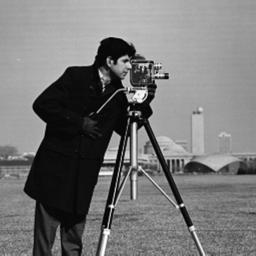
#> input picture img_encryption/images/grey/cameraman.jpg, 256 x 256 px
$ python sensity.py
#> lines starting #> are read from the running program, lines starting #| are printed output that depends on the picture
### img_encryption/CDBEA/encrypt.py
# -*-coding:utf-8 -*-

"""
# File       : encrypt.py
# Time       ：2024/10/8 0:14
# Author     ：chenyu
# version    ：python 3.8
# Description：加密算法
"""
from math import floor
import cv2
import numpy as np
import os
from random import uniform
from copy import deepcopy

from CDBEA.utils import img_bit_decomposition, gen_keys
from CDBEA.chaos.PWLCW import PWLCM
from CDBEA.dna import sbn, permutation, DNA_encoding, DNA_decoding, DNA_operation


def encrypt(
        img_path,
        x0=None, h0=None, rounds=None, discard=None,  # keys
        params_path='params.npz',  # the path of saved params
        use_params=False,  # if to use used params
):
    # initialization
    if not use_params:
        x0 = uniform(1e-16, 1 - 1e-16) if not x0 else x0
        h0 = uniform(1e-16, 0.5 - 1e-16) if not h0 else h0
        rounds = 1 if not rounds else rounds
        discard = 1000 if not discard else discard
    else:
        use_params_path = f"./params/{params_path}"
        if os.path.exists(use_params_path):
            params = np.load(use_params_path)
            x0 = params['x0']
            h0 = params['h0']
            rounds = params['rounds']
            discard = params['discard']
        else:
            raise FileNotFoundError(f"can not find the params file: {use_params_path}")

    filename = img_path.split('/')[-1].split('.')
    filename, ext = filename[0], filename[-1]
    encrypt_img_path = f"{filename}_encrypt.png"
    # get img (grey img supported)
    img = cv2.imread(img_path, cv2.IMREAD_GRAYSCALE)
    H, W = img.shape
    length = 4 * 1 * H * W
    print(f"ENCRYPTION: img resolution is {H} * {W}")

    # get params
    keys = {
        'x0': x0,
        'h0': h0,
        'rounds': rounds,
        'discard': discard
    }
    x_list, h_list, d_list = gen_keys(keys)

    bitplanes = img_bit_decomposition(img)  # Image bit plane decomposition
    bitplanes = bitplanes[::-1, :, :]  # reverse
    a1 = bitplanes[:4, :, :].ravel()  # high bits
    a2 = bitplanes[4:, :, :].ravel()  # low bits

    # start to encryption
    for i in range(rounds):
        # gen keys_round
        k = np.array(PWLCM(x_list[i], h_list[i], 2 * length + d_list[i])[d_list[i]:])
        k1, k2 = k[::2], k[1::2]

        k11 = np.round(k1 * 1e8).astype(np.uint8) % 2
        k22 = np.round(k2 * 1e8).astype(np.uint8) % 2
        # decide which rule to use
        rule_num = (sum(k11) + sum(k22)) % 8
        k33 = np.bitwise_xor(k11, k22)
        # confusion:sbn+permutation
        # 单碱基突变
        a1, a2 = sbn(a1, a2, k33)

        # permutation
        k1_index = np.argsort(k1)
        a1, a2 = permutation(a1, a2, k1_index)

        # diffusion:dna operation
        k_op = np.round(k2 * 1e8).astype(np.uint8) % 7

        a_dna = DNA_encoding(a1, a2, rule_num)
        k_dna = DNA_encoding(k11, k22, rule_num)
        a_new_dna = DNA_operation(a_dna, k_dna, k_op)
        a1, a2 = DNA_decoding(a_new_dna, rule_num)

    # composition the encrypted img
    C = np.append(a1, a2).reshape(8, H, W)
    res = np.zeros((H, W), dtype=np.uint8)
    for i in range(8):
        tmp = C[i, :, :] << i
        res = cv2.bitwise_or(res, tmp)

    if not os.path.exists('./result'):
        os.mkdir('./result')
    # save img
    save_path = os.path.join('./result', encrypt_img_path)
    cv2.imwrite(save_path, res)

    # save params
    if not use_params:
        if not os.path.exists('./params'):
            os.mkdir('./params')
        np.savez(f'./params/{params_path}', x0=x0, h0=h0, rounds=rounds, discard=discard)
    print("ENCRYPTION DONE!")
    return res, save_path


# [3 lines that do not run on import are left out]

### img_encryption/CDBEA/chaos/PWLCW.py
# -*-coding:utf-8 -*-

"""
# File       : PWLCW
# Time       ：2024/10/7 0:52
# Author     ：chenyu
# version    ：python 3.8
# Description：
"""
# chaotic map
# x0:init value; h:control para; num:len of the seq
def PWLCM(x0, h, num):
    pwlcm = [0] * num
    pwlcm[0] = x0
    for i in range(1, num):
        if 0 < pwlcm[i - 1] < h:
            pwlcm[i] = pwlcm[i - 1] / h
        elif h <= pwlcm[i - 1] < 0.5:
            pwlcm[i] = (pwlcm[i - 1] - h) / (0.5 - h)
        elif 0.5 <= pwlcm[i - 1] < 1 - h:
            pwlcm[i] = (1 - pwlcm[i - 1] - h) / (0.5 - h)
        elif 1 - h <= pwlcm[i - 1] < 1:
            pwlcm[i] = (1 - pwlcm[i - 1]) / h
        else:
            raise ValueError("xi must be in [0, 1]")
    return pwlcm


# [3 lines that do not run on import are left out]

### img_encryption/CDBEA/utils.py
# -*-coding:utf-8 -*-

"""
# File       : utils
# Time       ：2024/10/8 0:15
# Author     ：chenyu
# version    ：python 3.8
# Description：
"""
import cv2
from numpy import uint8, zeros
from math import floor

from CDBEA.chaos.PWLCW import PWLCM

# Image bit plane decomposition
def img_bit_decomposition(img):
    m, n = img.shape
    r = zeros((8, m, n), dtype=uint8)
    for i in range(8):
        r[i, :, :] = cv2.bitwise_and(img, 2 ** i)
        mask = r[i, :, :] > 0
        r[i, mask] = 1
    return r

def gen_keys(keys):
    x0, h0, rounds, discard = keys['x0'], keys['h0'], keys['rounds'], keys['discard']
    # use chaos map to gen key_gen
    x_list = []
    h_list = []
    d_list = []
    seq = PWLCM(x0, h0, discard + rounds * 3)[discard:]
    for i in range(rounds):
        x_list.append(seq[i * 3])
        h_list.append(seq[i * 3 + 1] / 2)
        d_list.append(floor(seq[i * 3 + 2] * 1e14) % 900 + 100)
    return x_list, h_list, d_list

### img_encryption/CDBEA/dna.py
# -*-coding:utf-8 -*-

"""
# File       : operator
# Time       ：2024/10/7 19:20
# Author     ：chenyu
# version    ：python 3.8
# Description：DNA算子
"""
import numpy as np
import copy as deepcopy

# 编码规则 A,C,G,T:0,1,2,3
Rules = [
    [0, 1, 2, 3],
    [0, 2, 1, 3],
    [3, 1, 2, 0],
    [3, 2, 1, 0],
    [1, 0, 3, 2],
    [1, 3, 0, 2],
    [2, 0, 3, 1],
    [2, 3, 0, 1]
]

# operator:0-6
# addition subtraction multiplication exclusive-or/nor
# 左移 右移
Operator = np.array([
    [
        [1, 0, 3, 2],
        [0, 1, 2, 3],
        [3, 2, 1, 0],
        [2, 3, 0, 1]
    ],
    [
        [1, 2, 3, 0],
        [0, 1, 2, 3],
        [3, 0, 1, 2],
        [2, 3, 0, 1]
    ],
    [
        [3, 2, 0, 1],
        [2, 3, 1, 0],
        [1, 0, 3, 2],
        [0, 1, 2, 3]
    ],
    [
        [0, 1, 2, 3],
        [1, 0, 3, 2],
        [2, 3, 0, 1],
        [3, 2, 1, 0]
    ],
    [
        [3, 2, 1, 0],
        [2, 3, 0, 1],
        [1, 0, 3, 2],
        [0, 1, 2, 3]
    ],
    [
        [0, 1, 2, 3],
        [1, 2, 3, 0],
        [2, 3, 0, 1],
        [3, 0, 1, 2]
    ],
    [
        [0, 3, 2, 1],
        [1, 0, 3, 2],
        [2, 1, 0, 3],
        [3, 2, 1, 0]
    ]
])

# 单碱基突变
def sbn(arr1, arr2, swap_mask):
    # 确保输入数组的长度相同
    if len(arr1) != len(arr2) or len(arr1) != len(swap_mask):
        raise ValueError("所有数组必须具有相同的长度")
    # 将 01 数组转换为布尔数组
    swap_mask = swap_mask.astype(bool)
    # 创建输出数组
    new_arr1 = np.copy(arr1)
    new_arr2 = np.copy(arr2)

    # 根据布尔掩码进行互换
    new_arr1[swap_mask], new_arr2[swap_mask] = arr2[swap_mask], arr1[swap_mask]

    return new_arr1, new_arr2

# permutation
def permutation(l1, l2, l_idx):
    # 绑定数组并根据下标数组进行置换
    combined = np.stack((l1, l2), axis=0)
    new_array = np.empty_like(combined)
    new_array[:, l_idx] = combined
    a, b = new_array
    return a, b

# permutation_reverse
def permutation_reverse(l1, l2, l_idx):
    # 绑定数组并根据下标数组进行置换
    combined = np.stack((l1, l2), axis=0)
    new_array = np.empty_like(combined)
    # 根据下标数组重排
    new_array = combined[:, l_idx]
    a, b = new_array
    return a, b


def DNA_encoding(l1, l2, r):
    x = l1 * 2 + l2
    assert max(x) < 4
    rule = np.array(Rules[r])
    result = rule[x]
    return result


def DNA_decoding(x, r):
    assert max(x) < 4
    rule = Rules[r]
    x = np.array([rule.index(i) for i in x], dtype=np.uint8)
    high_bits = (x//2)%2
    low_bits = x%2
    return high_bits, low_bits


# DNA 运算
def DNA_operation(l1, l2, l_op):
    # 获取每个操作的结果
    l_new = np.array([Operator[op][l1[i]][l2[i]] for i, op in enumerate(l_op)])
    return l_new

### img_encryption/CDBEA/decrypt.py
# -*-coding:utf-8 -*-

"""
# File       : decryption
# Time       ：2024/10/8 22:15
# Author     ：chenyu
# version    ：python 3.8
# Description：
"""
import cv2
import numpy as np
from CDBEA.utils import gen_keys, img_bit_decomposition
from CDBEA.chaos.PWLCW import PWLCM
from CDBEA.dna import sbn, permutation, permutation_reverse, DNA_decoding, DNA_encoding, DNA_operation


def decrypt(encrypt_img_path, raw_img_path=None, params_path='params.npz'):
    # load key
    npz_file = np.load(f"./params/{params_path}")
    x0, h0, rounds, discard = \
        npz_file['x0'], \
        npz_file['h0'], \
        npz_file['rounds'], \
        npz_file['discard']
    keys = {
        'x0': x0,
        'h0': h0,
        'rounds': rounds,
        'discard': discard
    }
    # get encrypted img
    filename = raw_img_path.split('/')[-1].split('.')
    filename, ext = filename[0], filename[-1]
    decrypt_img_path = f"{filename}_decrypt.{ext}"

    img = cv2.imread(encrypt_img_path, cv2.IMREAD_GRAYSCALE)
    H, W = img.shape  # M: height, N: width
    print(f"DECRYPTION: img resolution is {H} * {W}")

    x_list, h_list, d_list = gen_keys(keys)
    # reverse
    x_list, h_list, d_list = x_list[::-1], h_list[::-1], d_list[::-1]

    bitplanes = img_bit_decomposition(img)  # img discomposition
    a1 = bitplanes[:4, :, :].ravel()
    a2 = bitplanes[4:, :, :].ravel()

    # start decryption
    length = H * W * 4
    for i in range(rounds):
        # gen keys_round
        k = np.array(PWLCM(x_list[i], h_list[i], 2 * length + d_list[i])[d_list[i]:])
        k1, k2 = k[::2], k[1::2]


        k11 = np.round(k1 * 1e8).astype(np.uint8) % 2
        k22 = np.round(k2 * 1e8).astype(np.uint8) % 2
        # decide which rule to use
        rule_num = (sum(k11) + sum(k22)) % 8
        k33 = np.bitwise_xor(k11, k22)

        # diffusion
        k_op = np.round(k2 * 1e8).astype(np.uint8) % 7
        # 替换5和6 使用布尔索引进行替换
        k_op[k_op == 5] = 7  # 临时替换 5 为 7
        k_op[k_op == 6] = 5  # 将 6 替换为 5
        k_op[k_op == 7] = 6  # 将临时的 7 替换为 6
        a_dna = DNA_encoding(a1, a2, rule_num)
        k_dna = DNA_encoding(k11, k22, rule_num)
        a_new_dna = DNA_operation(a_dna, k_dna, k_op)
        a1, a2 = DNA_decoding(a_new_dna, rule_num)

        # confusion:permutation
        # permutation
        k1_index = np.argsort(k1)
        a1, a2 = list(a1), list(a2)
        a1, a2 = permutation_reverse(a1, a2, k1_index)
        # 单碱基突变
        a1, a2 = sbn(a1, a2, k33)

    # A1，A2两个序列合并成原始图像
    A = np.append(a1, a2)[::-1].reshape(8, H, W)[:, ::-1, ::-1]
    res = np.zeros((H, W), dtype=np.uint8)
    for i in range(8):
        res = cv2.bitwise_or(res, A[i, :, :] << i)

    cv2.imwrite('./result/' + decrypt_img_path, res)
    print('DECRYPTION DONE!')
    # 验证解密得到的图像为原图像
    if raw_img_path:
        raw_img = cv2.imread(raw_img_path, cv2.IMREAD_GRAYSCALE)
        if not np.sum(np.abs(res - raw_img)):
            print("DECRYPTION SUCCESS!")
        else:
            print("DECRYPTION FAILURE!")

    return res


# [4 lines that do not run on import are left out]

### img_encryption/analysis/sensity.py
# -*-coding:utf-8 -*-

"""
# File       : sensity
# Time       ：2024/10/14 23:09
# Author     ：chenyu
# version    ：python 3.8
# Description：
"""

import cv2
from matplotlib import pyplot as plt
from CDBEA.encrypt import encrypt
from CDBEA.decrypt import decrypt
import numpy as np
from copy import deepcopy


def encrypt_sensitivity(img_path, key=None, modified_key=None):
#> called with img_path = '../images/grey/cameraman.jpg'
    key = [0.01234567890123, 0.12345678912345] if not key else key
    modified_key = [0.01234567890124, 0.12345678912345] if not modified_key else modified_key

    # 结果展示
    # 原图像
    r_img = cv2.imread(img_path, cv2.IMREAD_GRAYSCALE)
#> r_img is the input picture: shape (256, 256); min 0, max 255, mean 118.3
    # plt.rcParams['font.sans-serif'] = ['SimHei']  # 中文乱码
    plt.subplot(141)
    plt.imshow(r_img, cmap='gray')
    plt.title('origin')

    # key加密的图像
    key_img, _ = encrypt(img_path, *key)
#| ENCRYPTION: img resolution is 256 * 256
#> the loop in encrypt, `for i in range(8):` made 8 passes
#> pass 1, in encrypt, `tmp = C[i, :, :] << i`:
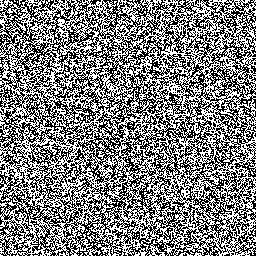
#> tmp: shape (256, 256); values 0 (black) and 1 (white), 49.9% white in thin lines or dots
#> after the loop in encrypt, `for i in range(8):`:
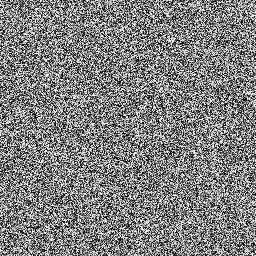
#> res: shape (256, 256); min 0, max 255, mean 128
    plt.subplot(142)
    plt.imshow(key_img, cmap='gray')
    plt.title('correct encryption')

    # 修改过的key加密的图像
    modified_key_img, _ = encrypt(img_path, *modified_key)
#> call 2 of encrypt, with img_path = '../images/grey/cameraman.jpg', x0 = 0.0123, h0 = 0.123, params_path = 'params.npz', use_params = False
#| ENCRYPTION: img resolution is 256 * 256
#> the loop in encrypt (call 2), `for i in range(rounds):` made 1 pass
#> rule_num on pass 1: 1
#> the loop in encrypt (call 2), `for i in range(8):` made 8 passes
#> pass 1, in encrypt (call 2), `tmp = C[i, :, :] << i`:
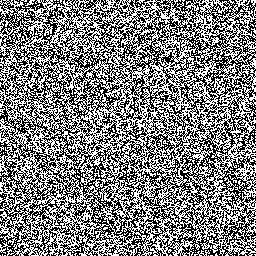
#> tmp: shape (256, 256); values 0 (black) and 1 (white), 49.9% white in thin lines or dots
#> after the loop in encrypt (call 2), `for i in range(8):`:
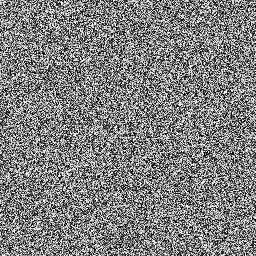
#> res: shape (256, 256); min 0, max 255, mean 127.7
    plt.subplot(143)
    plt.imshow(modified_key_img, cmap='gray')
    plt.title('incorrect encryption')

    # 两者差值
    plt.subplot(144)
    plt.imshow(np.abs(modified_key_img - key_img), cmap='gray')
    plt.title('difference')
    plt.tight_layout()
    plt.show()
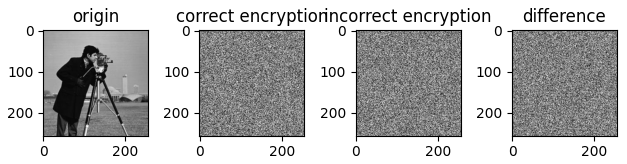
#> figure drawn by matplotlib, 4 panels


def decrypt_sensitivity(img_path, raw_img_path, key=None, incorrect_key=None):
    key = [0.01234567890123, 0.12345678912345] if not key else key
    if not incorrect_key:
        incorrect_key = deepcopy(key)
        incorrect_key[0] += 0.00000000000001

    # 结果展示
    # 原图像
    r_img = cv2.imread(img_path, cv2.IMREAD_GRAYSCALE)
    # plt.rcParams['font.sans-serif'] = ['SimHei']  # 中文乱码
    plt.subplot(141)
    plt.imshow(r_img, cmap='gray')
    plt.title('origin')

    # 原始key加密的图像
    key_img, encrypt_img_path = encrypt(img_path, *key)
#| ENCRYPTION: img resolution is 256 * 256
#> encrypt_img_path = './result/cameraman_encrypt.png'
    plt.subplot(142)
    plt.imshow(key_img, cmap='gray')
    plt.title('cipher')

    # 修改过的key解密的图像
    # 读取参数
    raw_params = np.load('./params/params.npz')
    np.savez('./params/incorrect_params.npz',
             x0=incorrect_key[0], h0=incorrect_key[1],
             rounds=1, discard=1000)
    # print(encrypt_img_path)
    incorrect_decrypt_img = decrypt(
        encrypt_img_path, raw_img_path, params_path='incorrect_params.npz')
#| DECRYPTION: img resolution is 256 * 256
#> the loop in decrypt, `for i in range(rounds):` made 1 pass
#> after the loop in decrypt, `for i in range(8):`:
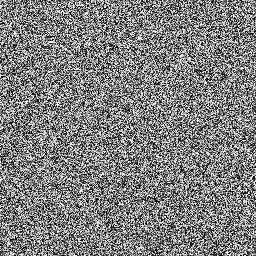
#> res: shape (256, 256); min 0, max 255, mean 127.6
    plt.subplot(143)
    plt.imshow(incorrect_decrypt_img, cmap='gray')
    plt.title('incorrect decryption')

    # 原始key解密的图像
    decrypt_img = decrypt(encrypt_img_path,raw_img_path,  params_path='params.npz')
#| DECRYPTION: img resolution is 256 * 256
#> the loop in decrypt (call 2), `for i in range(rounds):` made 1 pass
#> rule_num on pass 1: 6
#> the loop in decrypt (call 2), `for i in range(8):` made 8 passes
#> pass 3, in decrypt (call 2), `res = cv2.bitwise_or(res, A[i, :, :] << i)`:
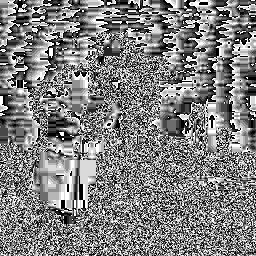
#> res: shape (256, 256); min 0, max 7, mean 3.53; drawn with min black and max white
    plt.subplot(144)
    plt.imshow(decrypt_img, cmap='gray')
    plt.title('correct decryption')
    plt.tight_layout()
    plt.show()


if __name__ == "__main__":
    img_path = "../images/grey/cameraman.jpg"
    raw_img_path = "../images/grey/cameraman.jpg"
    encrypt_sensitivity(img_path)
    decrypt_sensitivity(img_path, raw_img_path, None, None)

$ run again, with img_encryption/images/grey/blonde.jpg copied over img_encryption/images/grey/cameraman.jpg
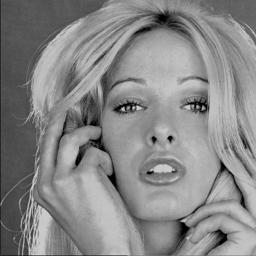
#> input picture img_encryption/images/grey/blonde.jpg, 256 x 256 px
#> in encrypt_sensitivity, r_img is the input picture: shape (256, 256); min 0, max 222, mean 135.2
#| ENCRYPTION: img resolution is 256 * 256
#| ENCRYPTION: img resolution is 256 * 256
#> the loop in encrypt (call 2), `for i in range(rounds):` made 1 pass
#> rule_num on pass 1: 1
#| ENCRYPTION: img resolution is 256 * 256
#> encrypt_img_path = './result/cameraman_encrypt.png'
#| DECRYPTION: img resolution is 256 * 256
#> the loop in decrypt, `for i in range(rounds):` made 1 pass
#> after the loop in decrypt, `for i in range(8):`:
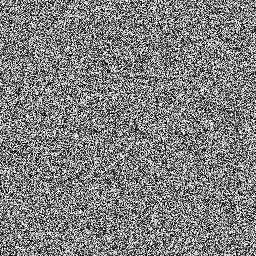
#> res: shape (256, 256); min 0, max 255, mean 127.4
#| DECRYPTION: img resolution is 256 * 256
#> the loop in decrypt (call 2), `for i in range(rounds):` made 1 pass
#> rule_num on pass 1: 6
#> the loop in decrypt (call 2), `for i in range(8):` made 8 passes
#> pass 3, in decrypt (call 2), `res = cv2.bitwise_or(res, A[i, :, :] << i)`:
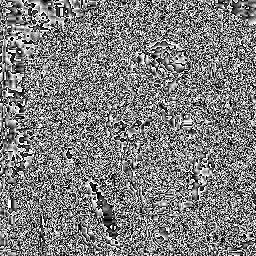
#> res: shape (256, 256); min 0, max 7, mean 3.48; drawn with min black and max white

$ run again, with img_encryption/images/grey/livingroom.jpg copied over img_encryption/images/grey/cameraman.jpg
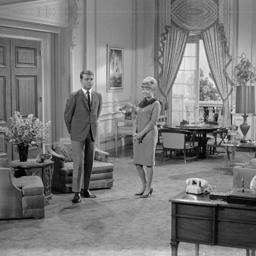
#> input picture img_encryption/images/grey/livingroom.jpg, 256 x 256 px
#> in encrypt_sensitivity, r_img is the input picture: shape (256, 256); min 0, max 255, mean 120.9
#| ENCRYPTION: img resolution is 256 * 256
#| ENCRYPTION: img resolution is 256 * 256
#> the loop in encrypt (call 2), `for i in range(rounds):` made 1 pass
#> rule_num on pass 1: 1
#| ENCRYPTION: img resolution is 256 * 256
#> encrypt_img_path = './result/cameraman_encrypt.png'
#| DECRYPTION: img resolution is 256 * 256
#> the loop in decrypt, `for i in range(rounds):` made 1 pass
#> after the loop in decrypt, `for i in range(8):`:
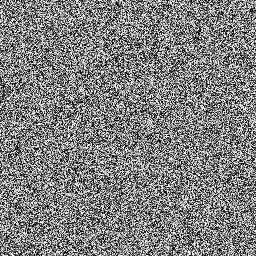
#> res: shape (256, 256); min 0, max 255, mean 128
#| DECRYPTION: img resolution is 256 * 256
#> the loop in decrypt (call 2), `for i in range(rounds):` made 1 pass
#> rule_num on pass 1: 6
#> the loop in decrypt (call 2), `for i in range(8):` made 8 passes
#> pass 3, in decrypt (call 2), `res = cv2.bitwise_or(res, A[i, :, :] << i)`:
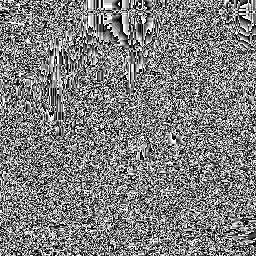
#> res: shape (256, 256); min 0, max 7, mean 3.49; drawn with min black and max white
